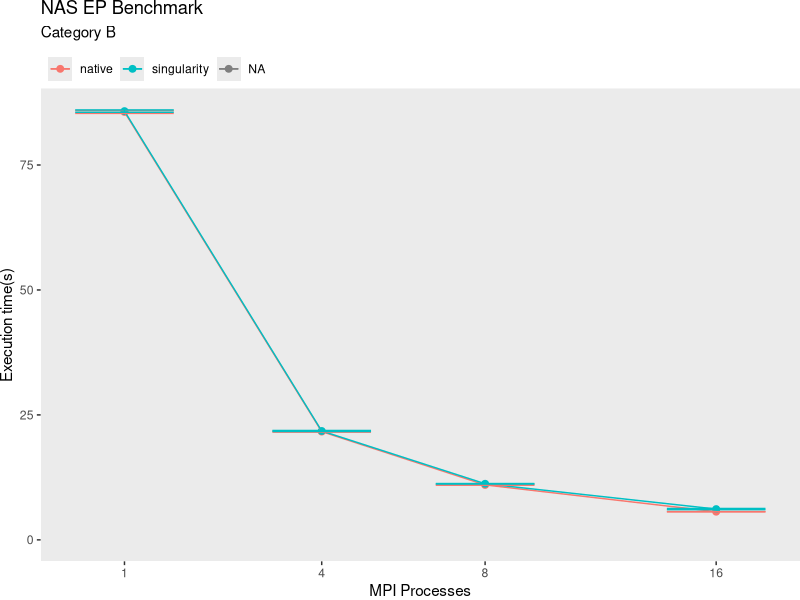

Here is the R script that generated this plot:
library(tidyverse);

docker_results <- read_csv('./ep-results.csv');
sing_native_results <- read_csv('./ep-sing-native-results.csv');

results <- bind_rows(sing_native_results, docker_results);
results <- results %>%
  mutate(time=time/1000) %>%
  group_by(environment, parallelism) %>%
  summarize(
    samples = n(),
    average = mean(time),
    stdDeviation = sd(time),
    stdError = 3*stdDeviation/sqrt(samples)
  );

default_theme <- function() {
  ret <- list();
  ret[[length(ret)+1]] <- theme (
    plot.margin = unit(c(0,0,0,0), "cm"),
    legend.spacing = unit(1, "mm"),
    panel.grid = element_blank(),
    legend.position = "top",
    legend.justification = "left",
    legend.box.spacing = unit(0, "pt"),
    legend.box.margin = margin(0,0,0,0),
    legend.title = element_blank());
  return(ret);
}

g <- ggplot(results, aes(x = parallelism, y = average)) + 
  scale_x_continuous(breaks=c(1, 4, 8, 16), trans='sqrt') + 
  ylim(0, NA) +
  geom_point(aes(col=environment), size=2) + 
  geom_line(aes(col=environment), size = 0.5) + 
  geom_errorbar(aes(ymin=average-stdError, ymax=average+stdError, col=environment), width=0.5) +
  ggtitle("NAS EP Benchmark", subtitle = "Category B") +
  xlab("MPI Processes") +
  ylab("Execution time(s)") +
  theme(legend.position = "top", legend.spacing = unit(x=c(0,0,0,0),units="mm")) +
  default_theme();

plot(g);

